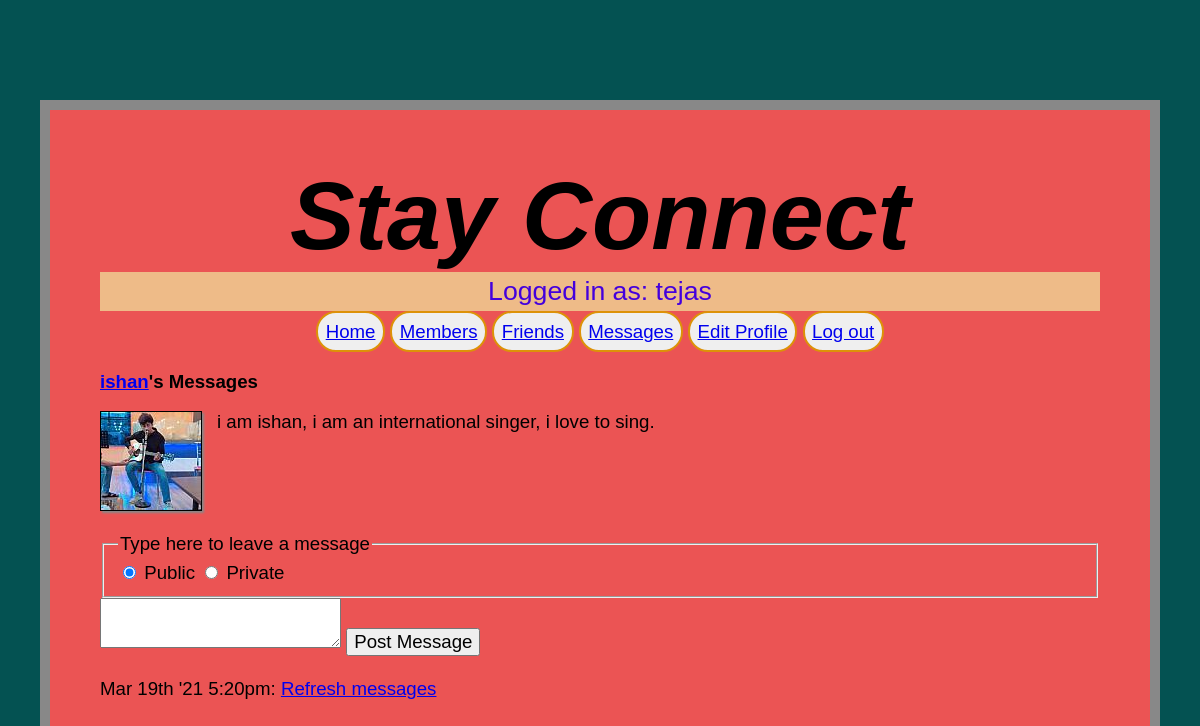
Screenshot of /messages.php?view=ishan (signed in) with the database file from the repository.
### tables this page shows
CREATE TABLE `profiles` (
  `user` varchar(50) NOT NULL,
  `text` varchar(500) NOT NULL
);

CREATE TABLE `messages` (
  `auth` varchar(50) NOT NULL,
  `recip` varchar(50) NOT NULL,
  `pm` char(1) NOT NULL,
  `time` int(6) NOT NULL,
  `text` varchar(500) NOT NULL,
  `id` int(10) UNSIGNED NOT NULL
);

### messages.php (the view, shortened to what this page needs)
<?php
require_once 'header.php';
 if (isset($_GET['view'])) $view = sanitizeString($_GET['view']);
 else $view = $user;
 if ($view != "")
 {
 if ($view == $user) $name1 = $name2 = "Your";
 else
 {
$name1 = "<a href='members.php?view=$view'>$view</a>'s";
 }
 echo "<h3>$name1 Messages</h3>";
 showProfile($view);
 echo <<<_END
<form method='post' action='messages.php?view=$view'>
<fieldset data-role="controlgroup" data-type="horizontal">
<legend>Type here to leave a message</legend>
<input type='radio' name='pm' id='public' value='0' checked='checked'>
<label for="public">Public</label>
<input type='radio' name='pm' id='private' value='1'>
<label for="private">Private</label>
</fieldset>
<textarea name='text'></textarea>
<input data-transition='slide' type='submit' value='Post Message'>
 </form><br>
_END;
 $query = "SELECT * FROM messages WHERE recip='$view' ORDER BY id ";
 $result = queryMysql($query);
 $num = $result->num_rows;
 for ($j = 0 ; $j < $num ; ++$j)
 {
$row = $result->fetch_array(MYSQLI_ASSOC);
if ($row['pm'] == 0 || $row['auth'] == $user || $row['recip'] == $user)
{
echo date('M jS \'y g:ia:', $row['time']);
echo " <a href='messages.php?view=" . $row['auth'] . ">" . $row['auth']. "</a> ";
if ($row['pm'] == 0)
echo "wrote: &quot;" . $row['auth'] . "&quot; ";
else
echo "whispered: <span class='whisper'>&quot;" .$row['text']. "&quot;</span> ";
echo "<br>";
}
 }
 }
 echo "<br><button><a data-role='button'
href='messages.php?view=$view'>Refresh messages</a></button>";
?>
 </div><br>
 </body>
</html>

### functions.php (shortened to what this page needs)
<?php
 $dbhost = "localhost:3307";
 $dbname = "prashoonest";
 $dbuser = "prashoonuser";
 $dbpass = "";
 $connection = new mysqli($dbhost, $dbuser, $dbpass, $dbname);
 function queryMysql($query)
 {
 global $connection;
 $result = $connection->query($query);
 return $result;
 }
 function sanitizeString($var)
 {
 global $connection;
 $var = strip_tags($var);
 $var = htmlentities($var);
 return $connection->real_escape_string($var);
 }
 function showProfile($user)
 {
 if (file_exists("$user.jpg"))
echo "<img src='$user.jpg' style='float:left;'>";
 $result = queryMysql("SELECT * FROM profiles WHERE user='$user'");
 if ($result->num_rows)
 {
$row = $result->fetch_array(MYSQLI_ASSOC);
echo stripslashes($row['text']) . "<br style='clear:left;'><br>";
 }
 else echo "<p>Nothing to see here, yet</p><br>";
 }
?>

### styles.css (style rules this page uses)
* { font-family: verdana, sans-serif; font-size: 14pt; }
body { width: 1000px; margin: 100px auto; background: #eb5454; align-items: center; padding: 50px 50px 50px 50px; border: 10px solid #888; }
html { background: rgb(4, 82, 82); }
img { border: 1px solid black; margin-right: 15px; -moz-box-shadow: 2px 2px 2px #888; -webkit-box-shadow: 2px 2px 2px #888; box-shadow: 2px 2px 2px #888; }

### rows the page displays
profiles: text "i am ishan, i am an international singer, i love to sing."
messages: time "Mar 19th '21 5:20pm:"

### other values shown
$userstr "Logged in as: tejas"
$view "ishan"
